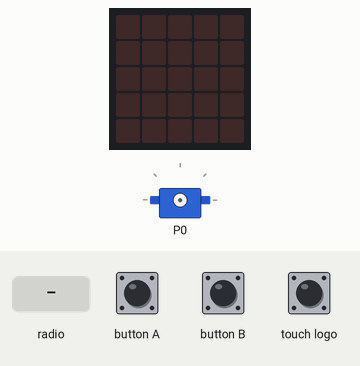
Simulated run of this program. Board: BBC micro:bit (MakeCode). On the bench: the board's 5×5 LED display, servo. Inputs (shaded band) come from the test bench.

Above: at 1.2 s.
1.3 s: radio message "1" arrives
At 2.0 s:
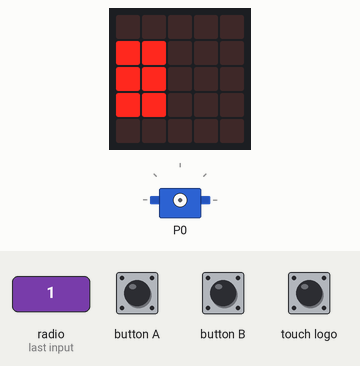
3.7 s: radio message "2" arrives
At 4.4 s:
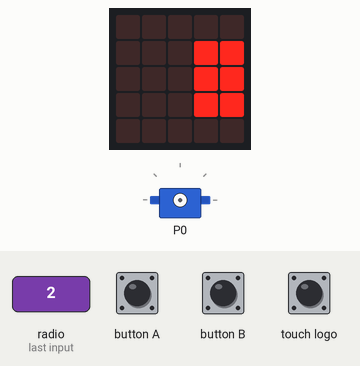
7.7 s: radio message "3" arrives
Timing chart, 0 to 10.7 s (numbered marks = the images above; inputs shaded):
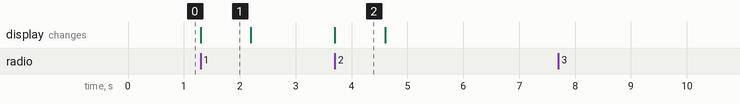

The program:

main.ts
```typescript
radio.onReceivedNumber(function (receivedNumber) {
    if (receivedNumber == 1) {
        Ezkerreko_intermitentea()
    }
    if (receivedNumber == 2) {
        Eskuineko_intermitentea()
    }
    if (receivedNumber == 3) {
        Limpiaparabrisas()
    }
})
function Limpiaparabrisas () {
    pins.servoWritePin(AnalogPin.P0, 180)
}
function Ezkerreko_intermitentea () {
    basic.showLeds(`
        . . . . .
        # # . . .
        # # . . .
        # # . . .
        . . . . .
        `)
    basic.pause(500)
    basic.clearScreen()
    basic.pause(500)
}
function Eskuineko_intermitentea () {
    basic.showLeds(`
        . . . . .
        . . . # #
        . . . # #
        . . . # #
        . . . . .
        `)
    basic.pause(500)
    basic.clearScreen()
    basic.pause(500)
}
radio.setGroup(2)
basic.forever(function () {
    if (input.buttonIsPressed(Button.A)) {
        radio.sendNumber(1)
    }
    if (input.buttonIsPressed(Button.B)) {
        radio.sendNumber(2)
    }
    if (input.logoIsPressed()) {
        radio.sendNumber(3)
    }
})
```

test.ts
```typescript
// aquí va el archivo "tests"; esto no se compilará cuando este paquete se utilice como una extensión.
```

Measured:
- after the input at 1.3 s, the display: changes at once (image 1)
- after the input at 3.7 s, the display: changes at once (image 2)
- what the display in image 1 shows lasts 0.9 s, from 1.3 s to 2.2 s
